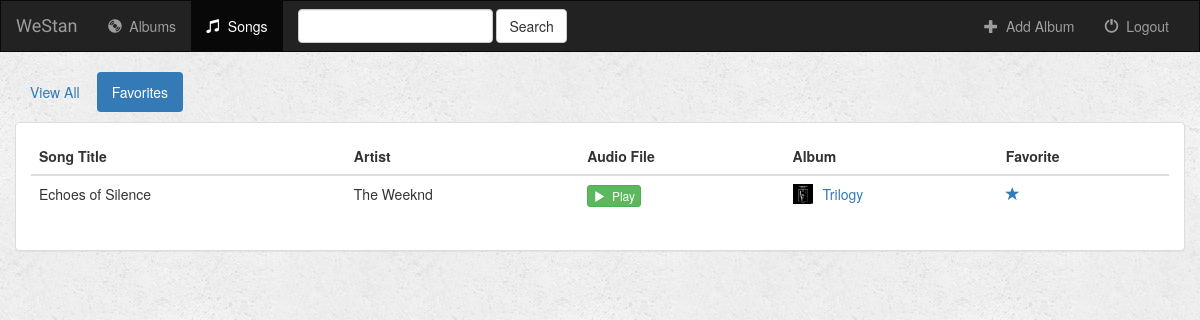
/music/songs/favorites/ (signed in), run on the app's committed database.
### music/models.py (models this page shows, shortened)
class Song(models.Model):
    album = models.ForeignKey(Album, on_delete=models.CASCADE)
    song_title = models.CharField(max_length=250)
    audio_file = models.FileField(default='')
    is_favorite = models.BooleanField(default=False)

class Album(models.Model):
    user = models.ForeignKey(User,on_delete=models.PROTECT, default=1)
    artist = models.CharField(max_length=250)
    album_title = models.CharField(max_length=500)
    genre = models.CharField(max_length=100)
    album_logo = models.FileField()
    is_favorite = models.BooleanField(default=False)

### music/views.py (the view)
# urls.py: url(r'^songs/(?P<filter_by>[a-zA_Z]+)/$', views.songs, name='songs'),
def songs(request, filter_by):
    if not request.user.is_authenticated():
        return render(request, 'music/login.html')
    else:
        try:
            song_ids = []
            for album in Album.objects.filter(user=request.user):
                for song in album.song_set.all():
                    song_ids.append(song.pk)
            users_songs = Song.objects.filter(pk__in=song_ids)
            if filter_by == 'favorites':
                users_songs = users_songs.filter(is_favorite=True)
        except Album.DoesNotExist:
            users_songs = []
        return render(request, 'music/songs.html', {
            'song_list': users_songs,
            'filter_by': filter_by,
        })

### music/templates/music/songs.html (shortened to what this page needs)
{% extends 'music/base.html' %}
{% block songs_active %}active{% endblock %}
{% block body %}
<div class="container-fluid songs-container">
    <div class="row">
        <div class="col-sm-12">
            <ul class="nav nav-pills" style="margin-bottom: 10px;">
                <li role="presentation" {% if filter_by == 'all' %}class="active"{% endif %}><a href="{% url 'music:songs' 'all' %}">View All</a></li>
                <li role="presentation" {% if filter_by == 'favorites' %}class="active"{% endif %}><a href="{% url 'music:songs' 'favorites' %}">Favorites</a></li>
            </ul>
        </div>
    </div>
    <div class="row">
        <div class="col-sm-12">
            <div class="panel panel-default">
                <div class="panel-body">
                    <table class="table">
                        <thead>
                            <tr>
                                <th>Song Title</th>
                                <th>Artist</th>
                                <th>Audio File</th>
                                <th>Album</th>
                                <th>Favorite</th>
                            </tr>
                        </thead>
                        <tbody>
                            {% for song in song_list %}
                                <tr>
                                    <td>{{ song.song_title }}</td>
                                    <td>{{ song.album.artist }}</td>
                                    <td>
                                        <a target="_blank" href="{{ song.audio_file.url }}">
                                            <button type="button" class="btn btn-success btn-xs">
                                                <span class="glyphicon glyphicon-play"></span>&nbsp; Play
                                            </button>
                                        </a>
                                    </td>
                                    <td>
                                        <a href="{% url 'music:detail' song.album.id %}">
                                            <img src="{{ song.album.album_logo.url }}" class="img-responsive" style="width: 20px; float: left; margin-right: 10px;" />
                                        </a>
                                        <a href="{% url 'music:detail' song.album.id %}">{{ song.album.album_title }}</a>
                                    </td>
                                    <td>
                                        <a href="{% url 'music:favorite' song.id %}" class="btn-favorite"><span class="glyphicon glyphicon-star {% if song.is_favorite %}active{% endif %}"></span></a>
                                    </td>
                                </tr>
                            {% endfor %}
                        </tbody>
                    </table>
                </div>
            </div>
        </div>
    </div>
</div>
{% endblock %}

### music/static/music/style.css (style rules this page uses)
body { background: white url("images/background.png"); }

### data on the page
Song: song_title "Echoes of Silence", album.artist "The Weeknd", album.album_logo (picture), album.album_title "Trilogy", is_favorite True (drawn)
